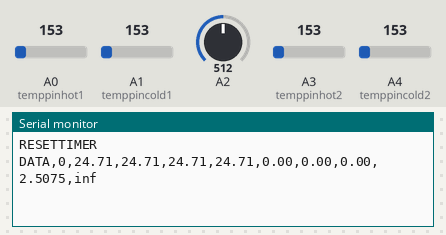
A sketch run on a simulated Arduino Uno, built with avr-gcc and run on an emulated ATmega328P. Parts: the last lines printed to the serial monitor. The test bench sets the inputs (shaded band); at power-on: A0 (temppinhot1) = 153, A1 (temppincold1) = 153, A3 (temppinhot2) = 153, A4 (temppincold2) = 153, A2 = 512.

Above: at 1.2 s.
1.3 s: A0 (temppinhot1) set to 165
At 5.5 s:
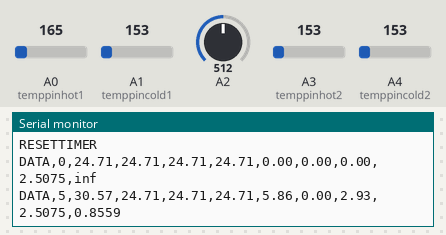
11.6 s: A1 (temppincold1) set to 165
At 12.3 s:
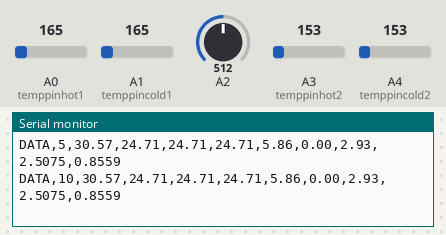
13.1 s: A3 (temppinhot2) set to 165
14.6 s: A4 (temppincold2) set to 165
At 15.9 s:
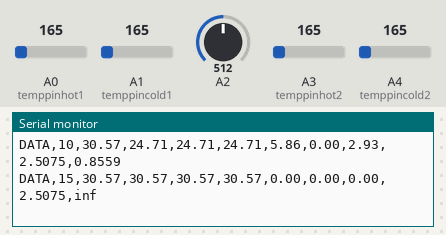

The sketch:

two__Temp__and_voltage_reading_test_for_2_TEGs.ino
```cpp
//assigning variables to analog pins
int temppinhot1=0;
int temppincold1=1;
int temppinhot2=3;
int temppincold2=4;

void setup() {
Serial.begin(9600);
Serial.println("CLEARSHEET");  //setup so PLX-DAQ recieves data.
Serial.println("CLEARDATA");   //aka talking to PLX-DAQ
Serial.println("LABEL, TimeElappsed, TempHot1, TempCold1, TempHot2, TempCold2, DeltaT1, DeltaT2, AvDeltaT, VoltageR, Seebeck, Current");
Serial.println("RESETTIMER");
}

void loop() {
 Serial.print("DATA,"); //PLX-DAQ knows that it will recieve data
unsigned long ElapsedTime=millis(); //Reads how much time has elapsed since the beggining of he experiment
ElapsedTime=ElapsedTime*0.001; //convert milliseconds to second

int temphot1=analogRead(temppinhot1); //Readiag data from the sensor on the hot bar for TEG1. Stored as a 10bit number
float voltagehot1 = temphot1 * 5.0/1024;
float tempChot1=(voltagehot1 - 0.5) * 100;//Converting 10bit number to the temperature.
int tempcold1=analogRead(temppincold1); //Readiag data from the sensor on the cold bar for TEG1. Stored as a 10bit number
float voltagecold1 = tempcold1 * 5.0/1024;
float tempCcold1=(voltagecold1 - 0.5) * 100;//Converting 10bit number to the temperature.
int temphot2=analogRead(temppinhot2); //Readiag data from the sensor on the hot bar for TEG2. Stored as a 10bit number
float voltagehot2 = temphot2 * 5.0/1024;
float tempChot2=(voltagehot2 - 0.5) * 100;//Converting 10bit number to the temperature.
int tempcold2=analogRead(temppincold2); //Readiag data from the sensor from the cold bar for TEG2. Stored as a 10bit number
float voltagecold2 = tempcold2 * 5.0/1024;
float tempCcold2=(voltagecold2 - 0.5) * 100;//Converting 10bit number to the temperature.

int sum = 0;
for (int i=0; i<30; i++) {
sum=sum+analogRead(A2); //for loop to sum 30 measurments
 }
float average=sum/30; //get average of the 30 measurments (better precision)
float voltageR = average * (5.015 / 1024);// Measured voltage (for whatever I am measuring)
//Computations from the measured data
float DeltaT1=tempChot1-tempCcold1; //temperature differece on the TEG1
float DeltaT2=tempChot2-tempCcold2; //temperature differece on the TEG2
float AvDeltaT=(DeltaT1+DeltaT2)/2; //Average temperature difference
float Seebeck=voltageR/AvDeltaT; //calculated Seebeck coefficient
// print out the value you read:
Serial.print(  ElapsedTime);
Serial.print(",");
Serial.print(  tempChot1 );
Serial.print(",");
Serial.print(  tempCcold1 );
Serial.print(",");
Serial.print(  tempChot2 );
Serial.print(",");
Serial.print(  tempCcold2 );
Serial.print(",");
Serial.print( DeltaT1 );
Serial.print(",");
Serial.print(  DeltaT2 );
Serial.print(",");
Serial.print(  AvDeltaT, 2 );
Serial.print(",");
Serial.print( voltageR, 4);
Serial.print(",");
Serial.println(  Seebeck, 4 );
//separate data print outs with by comma, so PLX-DAQ recognizes it as separate data
delay(5000); //repeat the loop every second (take data every second)
}
```

Measured:
- after the input at 1.3 s, the serial monitor: prints a new line after 3.9 s (image 1)
- after the input at 14.6 s, the serial monitor: prints a new line after 0.57 s (image 3)
